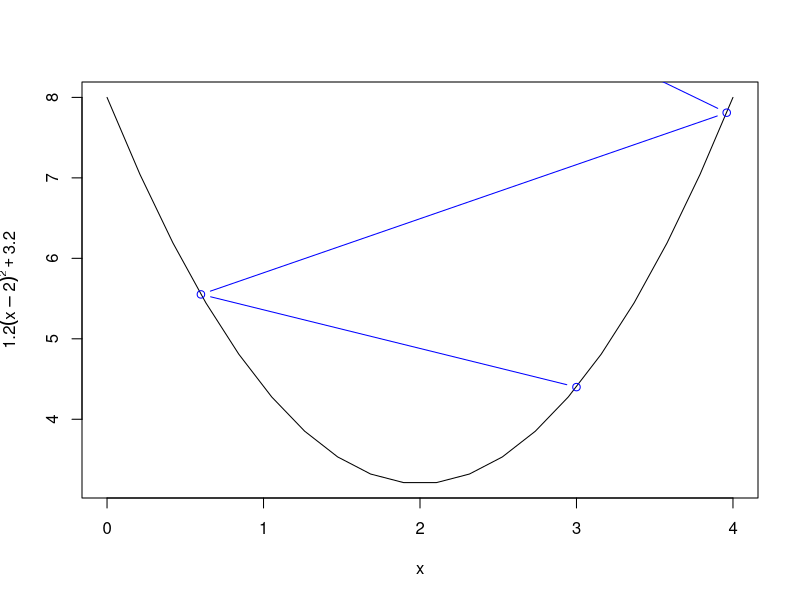

Reproduce this figure in R.
f =  function(x) {
  1.2 * (x-2)^2 + 3.2
}

xs = seq(0,4,len=20)
# plot the function 
plot(xs , f (xs), type="l",xlab="x",ylab=expression(1.2(x-2)^2 +3.2))

# calculate the gradeint df/dx

grad = function(x){
  1.2*2*(x-2)
}

iterations = 100 
threshold=1e-5
x = 3 # initialize the first guess for x-value
xtrace = x # store x -values for graphing purposes (initial)
ftrace = f(x) # store y-values (function evaluated at x) for graphing purposes (initial)
for (iter in 1:iterations) {
  x <- x - grad(x) # gradient descent update
  xtrace <- c(xtrace,x) # update for graph
  ftrace <- c(ftrace,f(x)) # update for graph
  if(iter > 1 && (abs(ftrace[iter] - ftrace[iter-1])) < threshold) break
}
lines ( xtrace , ftrace , type="b",col="blue")
